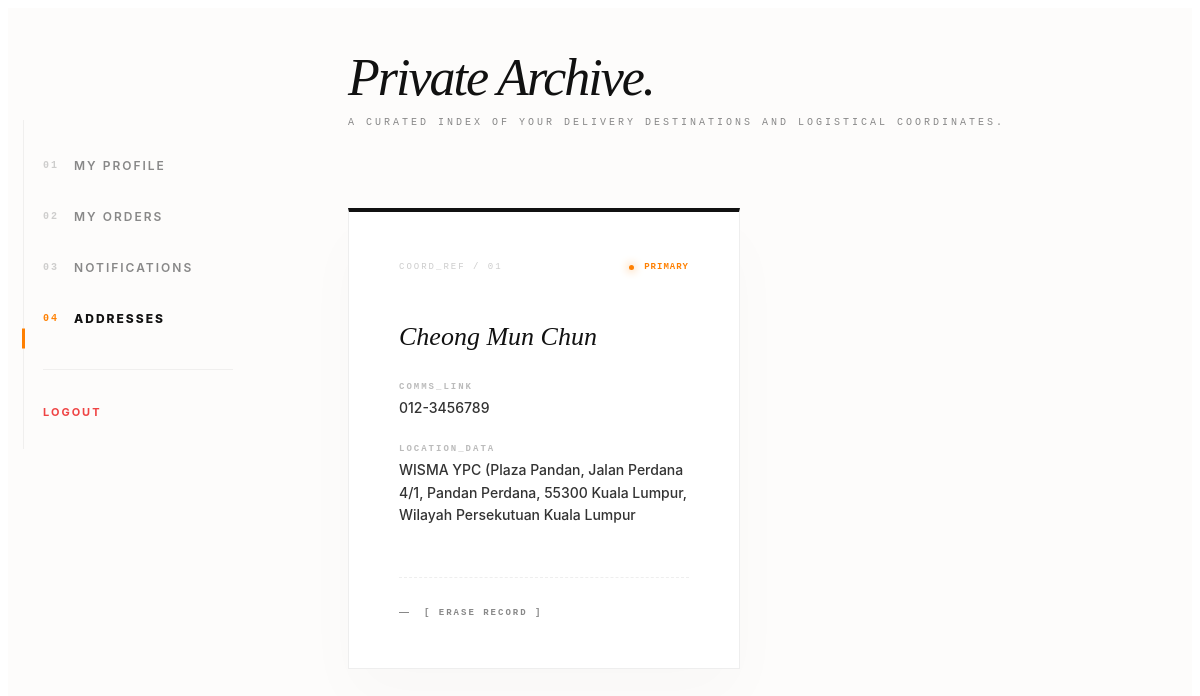
The page /client/address.php (signed in) on the database its author committed.
### tables this page shows
CREATE TABLE `user_addresses` (
  `id` int(11) NOT NULL,
  `user_id` int(11) NOT NULL,
  `receiver_name` varchar(100) DEFAULT NULL,
  `phone` varchar(20) DEFAULT NULL,
  `address_line` varchar(255) DEFAULT NULL,
  `is_default` tinyint(1) DEFAULT 0
);

### client/address.php (the view, shortened to what this page needs)
<?php
$user_id = $_SESSION['user_id'];
$addr_res = mysqli_query($conn, "SELECT * FROM user_addresses WHERE user_id = '$user_id' ORDER BY is_default DESC, id DESC");
$count = mysqli_num_rows($addr_res);
?>
<main class="profile-page">
    <div class="container profile-grid">
        <aside class="profile-sidebar focus-in" style="--delay: 0">
            <nav class="side-nav-transparent" id="luxury-side-nav">
                <div class="nav-tracker" id="nav-tracker"></div>
                <a href="profile.php" class="nav-link"><span>01</span> My Profile</a>
                <a href="my-orders.php" class="nav-link"><span>02</span> My Orders</a>
                <a href="notification.php" class="nav-link">
                    <span>03</span> Notifications
                </a>
                <a href="addresses.php" class="nav-link active"><span>04</span> Addresses</a>
                <hr class="nav-divider">
                <a href="logout.php" class="logout-link">Logout</a>
            </nav>
        </aside>
        <section class="profile-main">
            <div id="editorial-paper-wrapper">
                <header class="luxury-header fade-up" style="--delay: 1">
                    <div class="header-inner">
                        <h2 class="editorial-title">Private Archive.</h2>
                        <p class="editorial-subtitle">A curated index of your delivery destinations and logistical coordinates.</p>
                    </div>
                </header>
                <div class="address-gallery fade-up" style="--delay: 2" id="address-gallery">
                    <?php if ($count > 0): ?>
                        <?php
                        $i = 0;
                        while($addr = mysqli_fetch_assoc($addr_res)):
                            $i++;
                        ?>
                            <div class="gallery-item-wrap">
                                <div class="matte-card <?php echo $addr['is_default'] ? 'is-primary' : ''; ?>"
                                     data-tilt data-tilt-max="3" data-tilt-speed="1500">
                                    <div class="card-top-section">
                                        <span class="meta-id">COORD_REF / 0<?php echo $i; ?></span>
                                        <?php if($addr['is_default']): ?>
                                            <div class="primary-indicator">
                                                <div class="breathing-dot"></div>
                                                <span>PRIMARY</span>
                                            </div>
                                        <?php endif; ?>
                                    </div>
                                    <div class="card-mid-section">
                                        <h3 class="recipient-name"><?php echo htmlspecialchars($addr['receiver_name']); ?></h3>
                                        <div class="detail-stack">
                                            <div class="detail-box">
                                                <span class="tiny-label">COMMS_LINK</span>
                                                <span class="tiny-value"><?php echo htmlspecialchars($addr['phone']); ?></span>
                                            </div>
                                            <div class="detail-box">
                                                <span class="tiny-label">LOCATION_DATA</span>
                                                <span class="tiny-value address-wrap"><?php echo nl2br(htmlspecialchars($addr['address_line'])); ?></span>
                                            </div>
                                        </div>
                                    </div>
                                    <div class="card-bot-section">
                                        <a href="addresses.php?delete=<?php echo $addr['id']; ?>" class="silk-erase-btn" onclick="return silkErase(this, event)">
                                            <span class="hover-line"></span>
                                            [ ERASE RECORD ]
                                        </a>
                                    </div>
                                </div>
                            </div>
                        <?php endwhile; ?>
                    <?php endif; ?>
                </div>
            </div>
        </section>
    </div>
</main>

### client/address.php (style rules this page uses)
.profile-page { background: #fdfcfb; padding: 40px 0 100px 0; min-height: 90vh; font-family: 'Inter', sans-serif; color: #111; }
.profile-grid { display: grid; grid-template-columns: 260px 1fr; gap: 60px; align-items: start; }
.profile-sidebar { position: sticky; top: 120px; height: fit-content; z-index: 10; }
.side-nav-transparent { position: relative; display: flex; flex-direction: column; padding: 20px 0; }
.side-nav-transparent::before { content: ''; position: absolute; left: 15px; top: 0; bottom: 0; width: 1px; background: rgba(0,0,0,0.05); }
.nav-tracker { position: absolute; left: 14px; width: 3px; height: 20px; background: #ff8002; z-index: 2; transition: all 0.5s cubic-bezier(0.2, 1, 0.3, 1); opacity: 0; }
.side-nav-transparent .nav-link { position: relative; z-index: 1; padding: 18px 35px; display: flex; align-items: center; text-decoration: none; color: #888; font-size: 12px; font-weight: 600; text-transform: uppercase; letter-spacing: 2px; transition: color 0.4s ease; }
.side-nav-transparent .nav-link span { font-family: monospace; font-size: 10px; margin-right: 15px; opacity: 0.4; }
.side-nav-transparent .nav-link.active { color: #111; font-weight: 800; }
.side-nav-transparent .nav-link.active span { opacity: 1; color: #ff8002; }
.side-nav-transparent .nav-divider { border: none; border-top: 1px solid rgba(0,0,0,0.05); margin: 25px 35px; }
.side-nav-transparent .logout-link { display: block; padding: 10px 35px; color: #ef4444; font-size: 11px; font-weight: 700; text-decoration: none; text-transform: uppercase; letter-spacing: 2px; }
#editorial-paper-wrapper { padding: 0 20px; }
.luxury-header { margin-bottom: 80px; }
.editorial-title { font-family: 'Playfair Display', serif; font-size: 52px; font-weight: 400; font-style: italic; letter-spacing: -2px; margin: 0 0 10px 0; }
.editorial-subtitle { font-family: monospace; font-size: 10px; color: #888; text-transform: uppercase; letter-spacing: 3px; }
.address-gallery { display: grid; grid-template-columns: repeat(auto-fill, minmax(380px, 1fr)); gap: 40px; }
.matte-card { background: #ffffff; padding: 50px; border: 1px solid #eee; position: relative; box-shadow: 0 30px 60px rgba(0,0,0,0.02); transition: all 0.8s cubic-bezier(0.2, 1, 0.3, 1); }
.matte-card.is-primary { border-top: 4px solid #111; }
.card-top-section { display: flex; justify-content: space-between; align-items: center; margin-bottom: 50px; }
.meta-id { font-family: monospace; font-size: 9px; color: #ccc; letter-spacing: 2px; }
.primary-indicator { display: flex; align-items: center; gap: 10px; font-family: monospace; font-size: 9px; font-weight: 800; color: #ff8002; letter-spacing: 1px; }
.breathing-dot { width: 5px; height: 5px; background: #ff8002; border-radius: 50%; box-shadow: 0 0 10px #ff8002; animation: softPulse 2s infinite; }
.recipient-name { font-family: 'Playfair Display', serif; font-size: 26px; font-weight: 400; font-style: italic; margin-bottom: 30px; }
.detail-stack { display: flex; flex-direction: column; gap: 25px; }
.tiny-label { font-family: monospace; font-size: 9px; font-weight: 800; color: #bbb; letter-spacing: 2px; display: block; margin-bottom: 5px; }
.tiny-value { font-size: 14px; color: #333; line-height: 1.6; font-weight: 500; }
.card-bot-section { margin-top: 50px; padding-top: 30px; border-top: 1px dashed #eee; }
.silk-erase-btn { display: inline-flex; align-items: center; gap: 15px; text-decoration: none; color: #888; font-family: monospace; font-size: 9px; font-weight: 800; letter-spacing: 2px; transition: 0.4s; }
.hover-line { width: 10px; height: 1px; background: currentColor; transition: 0.4s; }

### rows shown on the page
user_addresses: is_default 1 (drawn), receiver_name "Cheong Mun Chun", phone "012-3456789", address_line "WISMA YPC (Plaza Pandan, Jalan Perdana 4/1, Pandan Perdana, 55300 Kuala Lumpur, Wilayah Persekutuan Kuala Lumpur"
